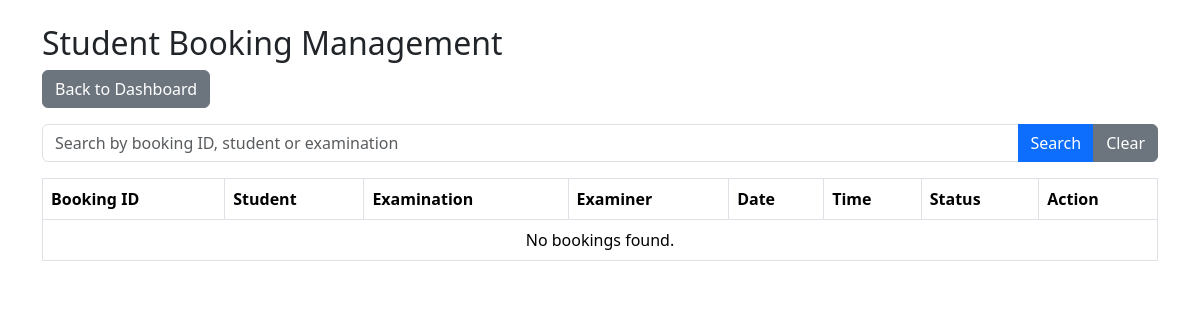
/admin/bookings (signed in), run on an earlier commit of the app's database.
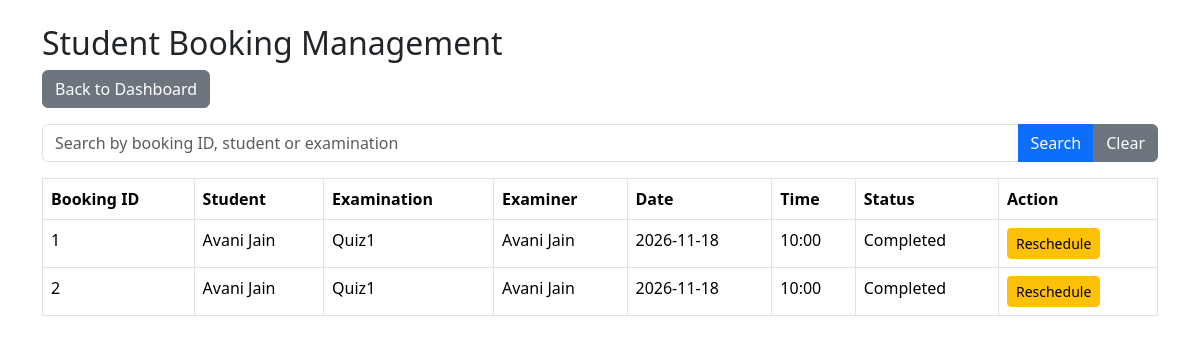
And on a later commit of the database.
### models.py (models this page shows, shortened)
class Booking(db.Model):
    id = db.Column(db.Integer, primary_key=True)
    student_id = db.Column(
        db.Integer, db.ForeignKey("user.id"), nullable=False
    )
    slot_id = db.Column(
        db.Integer, db.ForeignKey("examination_slot.id"), nullable=False
    )
    status = db.Column(db.String(20), default="Booked")
    student = db.relationship("User", backref="bookings")
    slot = db.relationship("ExaminationSlot", backref="bookings")

class User(db.Model):
    id = db.Column(db.Integer, primary_key=True)
    name = db.Column(db.String(100), nullable=False)
    email = db.Column(db.String(100), unique=True, nullable=False)
    password_hash = db.Column(db.String(200), nullable=False)
    role = db.Column(db.String(20), nullable=False)
    is_approved = db.Column(db.Boolean, default=False)
    is_active = db.Column(db.Boolean, default=True)

class Examination(db.Model):
    id = db.Column(db.Integer, primary_key=True)
    name = db.Column(db.String(100), nullable=False)
    course_id = db.Column(
        db.Integer, db.ForeignKey("course.id"), nullable=False
    )
    status = db.Column(db.String(30), default="Draft")
    slot_creation_start = db.Column(db.String(30))
    slot_creation_end = db.Column(db.String(30))
    slot_creation_open = db.Column(db.Boolean, default=False)
    booking_open = db.Column(db.Boolean, default=False)
    booking_start = db.Column(db.String(30))
    booking_end = db.Column(db.String(30))
    slot_creation_override = db.Column(db.String(10), default=None)
    booking_override = db.Column(db.String(10), default=None)
    course = db.relationship("Course", backref="examinations")

class ExaminationSlot(db.Model):
    id = db.Column(db.Integer, primary_key=True)
    examination_id = db.Column(
        db.Integer, db.ForeignKey("examination.id"), nullable=False
    )
    examiner_id = db.Column(
        db.Integer, db.ForeignKey("user.id"), nullable=False
    )
    date = db.Column(db.String(20), nullable=False)
    time = db.Column(db.String(20), nullable=False)
    examination = db.relationship("Examination", backref="slots")
    examiner = db.relationship("User", backref="assigned_slots")
    capacity = db.Column(db.Integer, default=1)

### app.py (the view, shortened to what this page needs)
@app.route("/admin/bookings")
@role_required("Admin")
def admin_bookings():
    search = request.args.get("search", "").strip()
    all_bookings = Booking.query.all()
    return render_template(
        "admin_bookings.html",
        bookings=all_bookings,
        search=search
    )

### app.py (called while the page is built)
@app.context_processor
def inject_global_data():
    unread_count = 0
    if "user_id" in session:
        try:
            unread_count = Notification.query.filter_by(
                user_id=session["user_id"], is_read=False
            ).count()
        except Exception:
            pass
    return dict(unread_notifications_count=unread_count)

def role_required(required_role):
    def decorator(function):
        @wraps(function)
        def wrapper(*args, **kwargs):
            if "user_id" not in session:
                return redirect(url_for("login"))
            user = User.query.get(session["user_id"])
            if user is None or not user.is_active:
                session.clear()
                return redirect(url_for("login"))
            if user.role != required_role:
                abort(403)
            if user.role == "Examiner" and not user.is_approved:
                session.clear()
                return redirect(url_for("login"))
            return function(*args, **kwargs)
        return wrapper
    return decorator

### templates/admin_bookings.html (shortened to what this page needs)
<!DOCTYPE html>
<html>
<head>
    <link href="https://cdn.jsdelivr.net/npm/bootstrap@5.3.3/dist/css/bootstrap.min.css"
          rel="stylesheet">
</head>
<body>
<div class="container mt-4">
    <h2>Student Booking Management</h2>
    <a href="{{ url_for('admin_dashboard') }}"
       class="btn btn-secondary mb-3">
        Back to Dashboard
    </a>
    <form method="GET" class="mb-3">
        <div class="input-group">
            <input type="text"
                   name="search"
                   class="form-control"
                   placeholder="Search by booking ID, student or examination"
                   value="{{ search }}">
            <button type="submit" class="btn btn-primary">
                Search
            </button>
            <a href="{{ url_for('admin_bookings') }}"
               class="btn btn-secondary">
                Clear
            </a>
        </div>
    </form>
    <table class="table table-bordered">
        <thead>
            <tr>
                <th>Booking ID</th>
                <th>Student</th>
                <th>Examination</th>
                <th>Examiner</th>
                <th>Date</th>
                <th>Time</th>
                <th>Status</th>
                <th>Action</th>
            </tr>
        </thead>
        <tbody>
            {% for booking in bookings %}
            <tr>
                <td>{{ booking.id }}</td>
                <td>{{ booking.student.name }}</td>
                <td>{{ booking.slot.examination.name }}</td>
                <td>{{ booking.slot.examiner.name }}</td>
                <td>{{ booking.slot.date }}</td>
                <td>{{ booking.slot.time }}</td>
                <td>{{ booking.status }}</td>
                <td>
                    <a href="{{ url_for('reschedule_booking',
                                        booking_id=booking.id) }}"
                       class="btn btn-warning btn-sm">
                        Reschedule
                    </a>
                </td>
            </tr>
            {% else %}
            <tr>
                <td colspan="8" class="text-center">
                    No bookings found.
                </td>
            </tr>
            {% endfor %}
        </tbody>
    </table>
</div>
</body>
</html>

What changed in the data, as far as the page shows it:
added Booking: id "1", student.name "Avani Jain", slot.examination.name "Quiz1", slot.examiner.name "Avani Jain", slot "2026-11-18", slot.time "10:00", status "Completed"
added Booking: id "2", student.name "Avani Jain", slot.examination.name "Quiz1", slot.examiner.name "Avani Jain", slot "2026-11-18", slot.time "10:00", status "Completed"
Also different on the page:
text no longer shown: "No bookings found."
